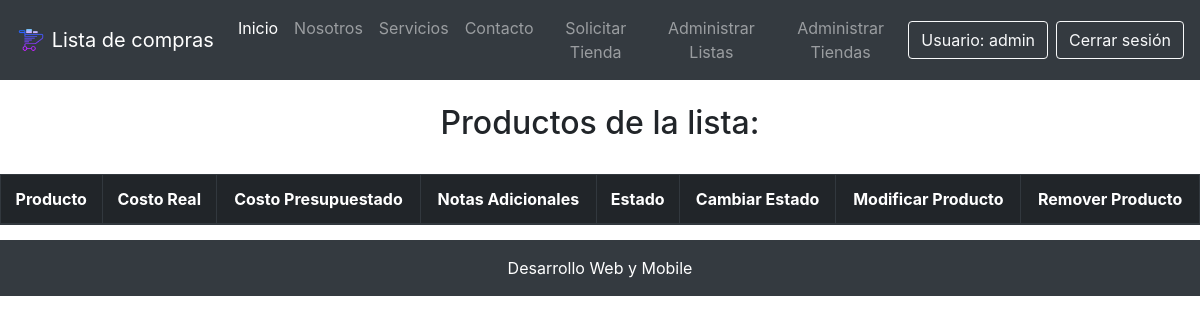
Before: /listar-productos/28/ (signed in) with the older database file.
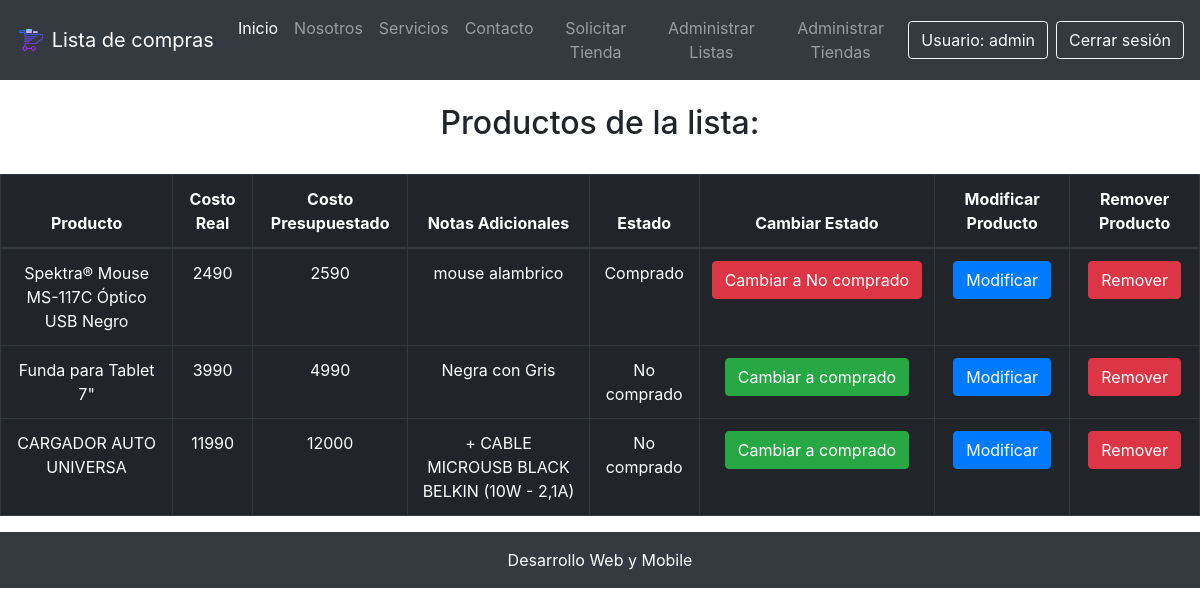
After: the same page with the newer database file.
### core/models.py (models this page shows, shortened)
class Producto(models.Model):
    nombre = models.CharField(max_length=50)
    costo_real = models.IntegerField(verbose_name="Costo Real")
    costo_presupuestado = models.IntegerField(verbose_name="Costo Presupuestado")
    notas_adicionales = models.CharField( max_length=200, verbose_name="Notas Adicionales")
    estadoProducto = models.ForeignKey(EstadoProducto, on_delete=models.CASCADE, verbose_name="Estado Producto")
    lista = models.ForeignKey(Lista, on_delete=models.CASCADE)
    tienda = models.ForeignKey(Tienda, on_delete=models.CASCADE)

class EstadoProducto(models.Model):
    nombre = models.CharField(max_length=30, verbose_name="Estado Producto")

### core/views.py (the view)
# urls.py: path('listar-productos/<id>/', listar_productos, name="listar_productos"),
@login_required
def listar_productos(request, id):
    productos = Producto.objects.filter(lista=id)
    return render(request, 'core/listar_productos.html', {
        'productos': productos
    })

### core/templates/core/listar_productos.html
{% extends 'core/base.html' %}
{% load static %}
{% block contenido %}
<br>
<h2 class="d-flex justify-content-around">Productos de la lista:</h2>
<br>
<div class="table-responsive">
    <table class="table table-dark table-bordered table-hover table-condensed">
        <tr>
            <thead>
                <th class="text-center">Producto</th>
                <th class="text-center">Costo Real</th>
                <th class="text-center">Costo Presupuestado</th>
                <th class="text-center">Notas Adicionales</th>
                <th class="text-center">Estado</th>
                <th class="text-center">Cambiar Estado</th>
                <th class="text-center">Modificar Producto</th>
                <th class="text-center">Remover Producto</th>
            </thead>
        </tr>
        <tbody>
            {% for p in productos %}
            <tr>
                <td class="text-center">{{ p.nombre }}</td>
                <td class="text-center">{{ p.costo_real }}</td>
                <td class="text-center">{{ p.costo_presupuestado }}</td>
                <td class="text-center">{{ p.notas_adicionales }}</td>
                <td class="text-center">{{ p.estadoProducto.nombre }}</td>
                <td class="text-center">
                    {% if p.estadoProducto.id == 2 %}
                    <a href="{% url 'estado_comprado' p.id %}" class="btn btn-success">Cambiar a comprado</a>
                    {% else %}
                    <a href="{% url 'estado_nocomprado' p.id %}" class="btn btn-danger">Cambiar a No comprado</a>
                    {% endif %}
                </td>
                <td class="text-center">
                    <a href="{% url 'modificar_producto' p.id %}" class="btn btn-primary">Modificar</a>
                </td>
                <td class="text-center">
                    <a href="{% url 'eliminar_producto' p.id %}" class="btn btn-danger">Remover</a>
                </td>
            </tr>
            {% endfor %}
        </tbody>
    </table>
</div>
{% endblock contenido %}

Changed rows visible on the page:
added Producto: nombre "Spektra® Mouse MS-117C Óptico USB Negro", costo_real "2490", costo_presupuestado "2590", notas_adicionales "mouse alambrico", estadoProducto.nombre "Comprado", shows "Cambiar a No comprado"
added Producto: nombre "Funda para Tablet 7\"", costo_real "3990", costo_presupuestado "4990", notas_adicionales "Negra con Gris", estadoProducto.nombre "No comprado", shows "Cambiar a comprado"
added Producto: nombre "CARGADOR AUTO UNIVERSA", costo_real "11990", costo_presupuestado "12000", notas_adicionales "+ CABLE MICROUSB BLACK BELKIN (10W - 2,1A)", estadoProducto.nombre "No comprado", shows "Cambiar a comprado"
